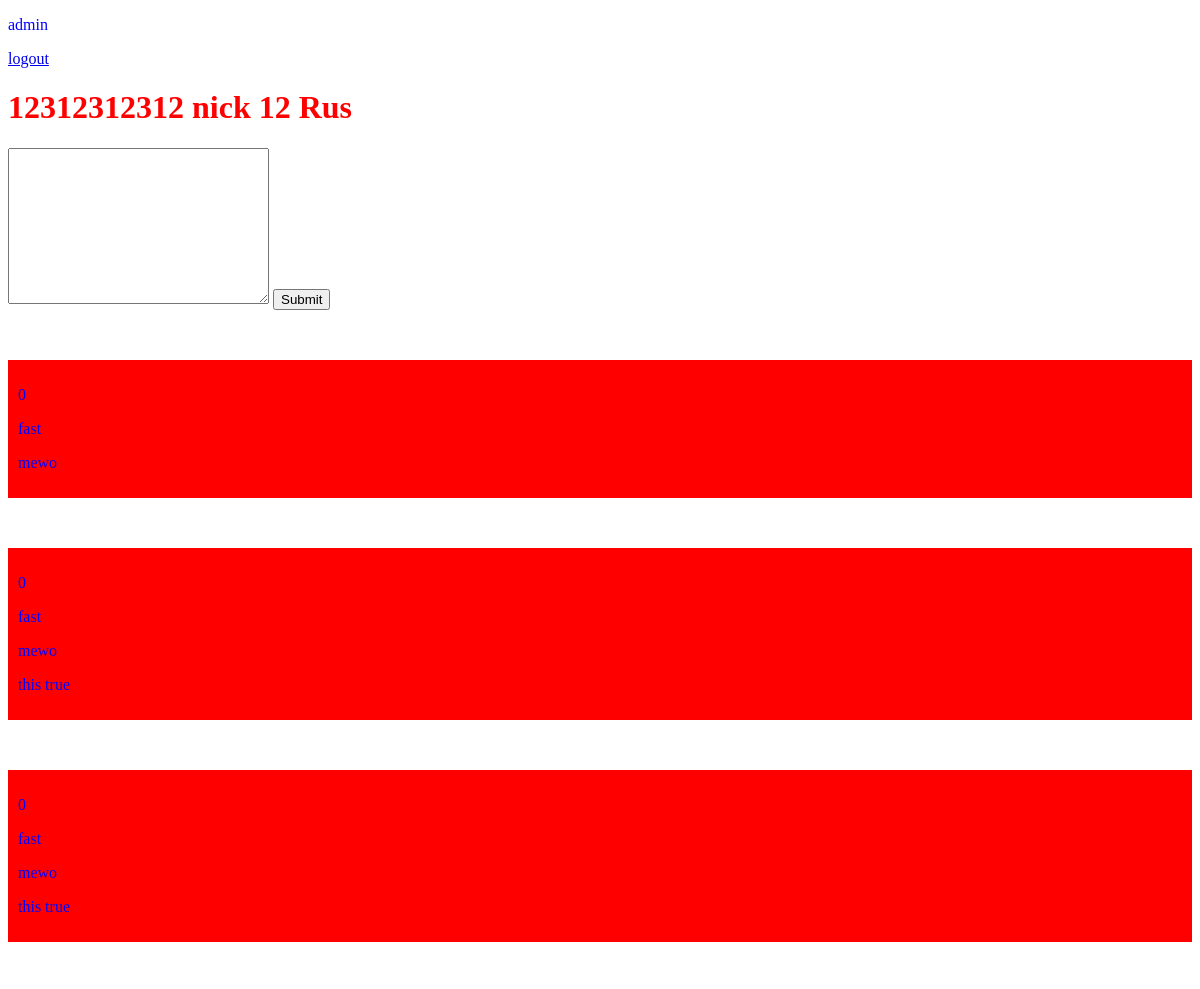
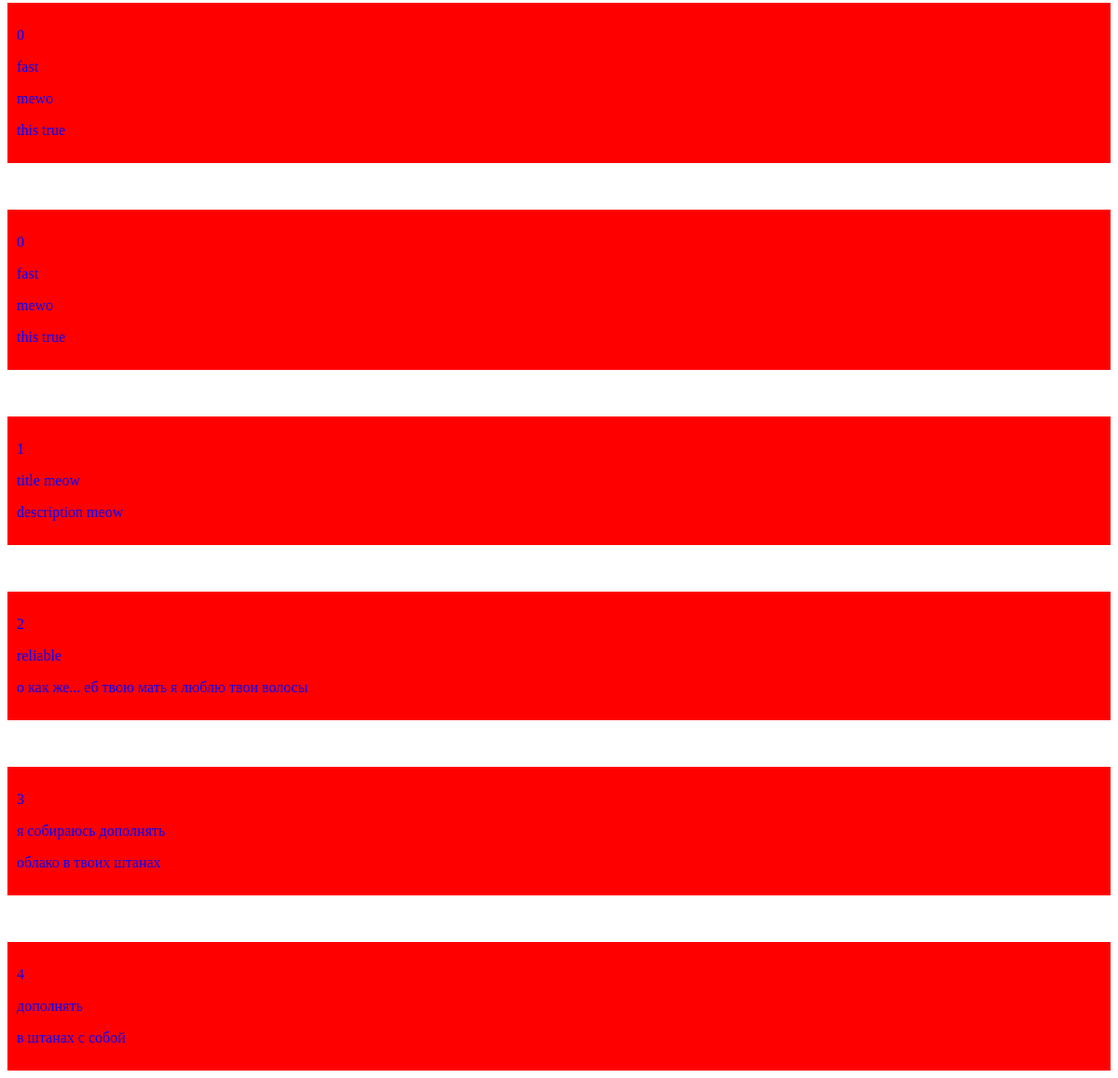
The app's page / (signed in) with its own data (2 pictures, top to bottom).
### myapp/models.py (models this page shows)
class Feature(models.Model):
	name = models.CharField(max_length=100)
	details = models.CharField(max_length=500)
	is_true: bool

### myapp/views.py (the view)
# urls.py: path('', views.index, name='index'),
def index(request):
	feature1 = Feature()
	feature1.id = 0
	feature1.name = 'fast'
	feature1.details = 'mewo'
	feature1.is_true = True
	lists = [
		feature1,
		feature1,
		feature1,
		feature1
	]
	testfrombd = Feature.objects.all()
	context = {
		'name': 'nick',
		'age': '12',
		'nationality': 'Rus',
		'feature': feature1,
		'features': lists,
		'testfrombd': testfrombd
	}
	return render(request, 'index.html', context)

### templates/index.html (shortened to what this page needs)
{% load static %}
<!DOCTYPE html>
<html lang="en">
<head>
	<link rel="stylesheet" href="{% static 'style.css' %}" >
</head>
<body>
	{% if user.is_authenticated %}
		<p>{{user.username}}</p>
		<a href="logout">logout</a>
	{% endif %}
	<h1>12312312312
		{{name}}
		{{age}}
		{{nationality}}
	</h1>
	<form method="POST" action="counter">
		<textarea name="words" id="" cols="30" rows="10">
		</textarea>
		<input type="submit">
	</form>
	<div class="card">
		<p>{{feature.id}}</p>
		<p>{{feature.name}}</p>
		<p>{{feature.details}}</p>
	</div>
	{% for feature in features %}
		<div class="card">
			<p>{{feature.id}}</p>
			<p>{{feature.name}}</p>
			<p>{{feature.details}}</p>
			{% if feature.is_true == True %}
				<p>this true</p>
			{% else %}
				<p>this false</p>
			{% endif%}
		</div>
	{% endfor %}
	{% for testfrombditem in testfrombd %}
		<div class="card">
			<p>{{testfrombditem.id}}</p>
			<p>{{testfrombditem.name}}</p>
			<p>{{testfrombditem.details}}</p>
		</div>
	{% endfor %}
</body>
</html>

### static/style.css (style rules this page uses)
h1 { color: red; }
p { color: blue; }
.card { margin-top: 50px; background-color: red; color: #fff; padding: 10px; border: 10px; }

### records on screen
Feature: id "1", name "title meow", details "description meow"
Feature: id "2", name "reliable", details "о как же... еб твою мать я люблю твои волосы"
Feature: id "3", name "я собираюсь дополнять", details "облако в твоих штанах"
Feature: id "4", name "дополнять", details "в штанах с собой"

### other values on screen
{{ user.username }} "admin"
{{ name }} "nick"
{{ age }} "12"
{{ nationality }} "Rus"
